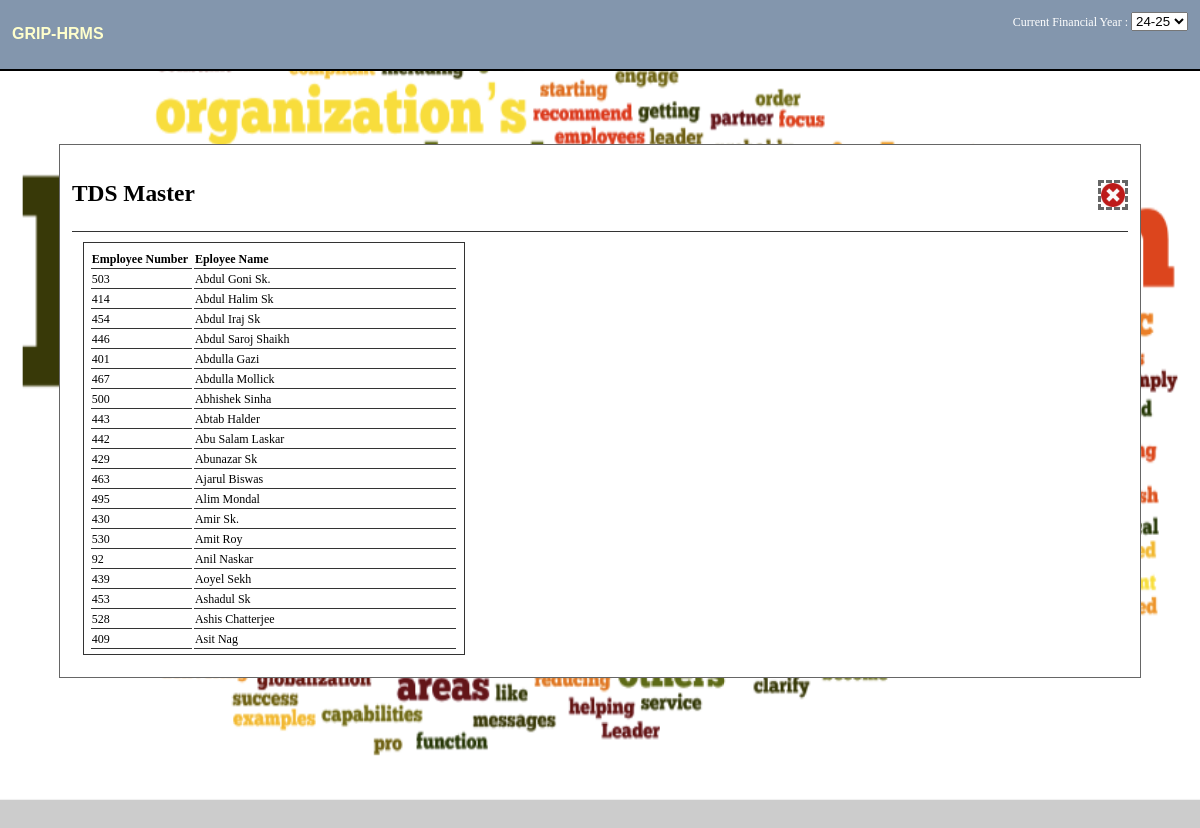
The app's page /master/tds/index.php with its own data.
### tables this page shows
CREATE TABLE IF NOT EXISTS `empmaster` (
  `empID` int(10) NOT NULL AUTO_INCREMENT,
  `empTyp` int(3) NOT NULL DEFAULT '0',
  `empCode` varchar(20) NOT NULL,
  `empName` varchar(300) NOT NULL,
  `empDob` date NOT NULL DEFAULT '0000-00-00',
  `empPhn` varchar(25) DEFAULT NULL,
  `empMob` varchar(25) DEFAULT NULL,
  `empPan` varchar(15) DEFAULT NULL,
  `empUID` varchar(25) DEFAULT NULL,
  `empMail` varchar(200) DEFAULT NULL,
  `empDoj` date NOT NULL DEFAULT '0000-00-00',
  `empDesig` int(3) NOT NULL DEFAULT '0',
  `empDept` int(5) NOT NULL DEFAULT '0',
  `empJobTyp` int(2) NOT NULL DEFAULT '0',
  `empRd` text,
  `empCity` varchar(100) DEFAULT NULL,
  `empZip` varchar(20) DEFAULT NULL,
  `empStat` varchar(100) DEFAULT NULL,
  `empCntry` varchar(100) DEFAULT NULL,
  `empPRd` text,
  `empPCity` varchar(100) DEFAULT NULL,
  `empPZip` varchar(20) DEFAULT NULL,
  `empPStat` varchar(100) DEFAULT NULL,
  `empPCntry` varchar(100) DEFAULT NULL,
  `empGName` varchar(200) DEFAULT NULL,
  `empGRel` varchar(200) DEFAULT NULL,
  `empMStat` int(1) NOT NULL DEFAULT '0',
  `empSName` varchar(200) DEFAULT NULL,
  `empSRel` varchar(100) DEFAULT NULL,
  `empESI` int(1) NOT NULL DEFAULT '0',
  `empEPF` int(1) NOT NULL DEFAULT '0',
  `empEPFNo` varchar(100) DEFAULT NULL,
  `empUAN` varchar(100) NOT NULL DEFAULT '0',
  `empEPFBf` double(20,2) NOT NULL DEFAULT '0.00',
  `empPComp` varchar(200) DEFAULT NULL,
  `basicPay` double(15,2) NOT NULL DEFAULT '0.00',
  `pfAmnt` double(15,2) NOT NULL DEFAULT '0.00',
  `empSex` int(1) NOT NULL DEFAULT '0',
  `empESINo` varchar(100) DEFAULT NULL,
  `createDate` date NOT NULL DEFAULT '0000-00-00',
  `modDate` date NOT NULL DEFAULT '0000-00-00',
  `oprID` int(5) NOT NULL DEFAULT '0',
  `empIndex` int(10) NOT NULL DEFAULT '0',
  `active` int(1) NOT NULL DEFAULT '1',
  `empReligion` int(1) NOT NULL DEFAULT '0',
  `empSubGrp` int(1) NOT NULL DEFAULT '0',
  PRIMARY KEY (`empID`),
  UNIQUE KEY `empCode` (`empCode`)
);

### config/setup.inc (called while the page is built, shortened)
<?php
$rf="hr";
$app['info']['name']="GRIP-HRMS";
$app['info']['path']=$_SERVER['DOCUMENT_ROOT']."/$rf/";
$app['info']['url']="http://".$_SERVER['HTTP_HOST']."/$rf/";
$app['info']['develop']="APJ SYSTEMS";
require ($app['info']['path']."config/setup.php");
?>

### config/setup.php (called while the page is built, shortened)
<?php
$url=$app['info']['url'];
$rurl=$url."resource/";
require ($app['info']['path']."lib/header/HeaderLink.php");
?>

### lib/header/HeaderLink.php (called while the page is built, shortened)
<?
require ($app['info']['path']."class/dbsql.php");
require ($app['info']['path']."class/misc_class.php");
$obj=new dbsql();
$misc=new misc();
?>

### class/dbsql.php (called while the page is built, shortened)
<?php
class dbsql{
	var $lnk;
	public function Connect($host,$user,$pass,$db){
		$dsn="mysql:host=$host;dbname=$db;charset=utf8";
		$this->lnk=new PDO($dsn, $user, $pass);
		$this->lnk->setAttribute(PDO::ATTR_ERRMODE, PDO::ERRMODE_EXCEPTION);
	}
	public function Select($tbl, $param=""){
		$sql="select * from $tbl";
		try {
			$res=$this->lnk->query($sql);
		} catch (Exception $e) {
			$res= 'ERROR: ' . $e->getMessage();
		}
		return $res;
	}
	public function FetchRow($res){
		$fres=$res->fetch(PDO::FETCH_NUM);
		return $fres;
	}
	public function Distinct($tbl, $fld, $param=""){
		$sql="select distinct($fld) from $tbl";
		try {
			$res=$this->lnk->query($sql);
		} catch (Exception $e) {
			$res= 'ERROR: ' . $e->getMessage();
		}
		return $res;
	}
}
?>

### class/misc_class.php (called while the page is built, shortened)
<?php
class misc {
	public function CurrentFinYear($year, $month){
		if  ($month<4){
			$cur_year=$year-1;
			$next_year=$year;
		}else{
			$cur_year=$year;
			$next_year=$year+1;
		}
		$fin_year=$cur_year."-".$next_year;
		return $fin_year;
	}
}
?>

### master/tds/index.php (the view, shortened to what this page needs)
<?
require ("../../config/setup.inc");
require($rpath."pageDesign.tmp.php");
$ec=$_REQUEST['ec'];
?>
<div class="contDiv">
	<div id="heading" align="left"><h3><strong>TDS Master</strong><input type="image" align="right" border="1" src="<?= $rurl?>images/close.png" width="24" height="24" alt="Close" title="Close" style="cursor:pointer; margin:2; padding:9; border:#666666; border-style:dashed" onclick="navigate('../../index.php');" /></h3></div>
<div class="displayBox" style="width:35%; height:400px; overflow:auto;">
  <table width="100%" border="0">
    <tr style="border-bottom:thick">
      <td width="115" style="border-bottom:solid 1px #333333;"><strong>Employee Number </strong></td>
      <td width="314" style="border-bottom:solid 1px #333333;"><strong>Eployee Name</strong> </td>
    </tr>
	<? if($ec){
			$empRes=$obj->select("empmaster","empCode='$ec'");
		}else{
			$empRes=$obj->select("empmaster order by empName");
		}
		while($empFres=$obj->fetchrow($empRes)){
	?>
    <tr onclick="getEmp(<?=$empFres[2]?>);" style="cursor:pointer">
      <td style="border-bottom:solid 1px #333333;"><?=$empFres[2]?></td>
      <td style="border-bottom:solid 1px #333333;"><?=$empFres[3]?></td>
    </tr>
	<?
	}?>
  </table>
</div>
</div>

### resource/pageDesign.tmp.php (shortened to what this page needs)
<!DOCTYPE html PUBLIC "-//W3C//DTD XHTML 1.0 Transitional//EN" "http://www.w3.org/TR/xhtml1/DTD/xhtml1-transitional.dtd">
<html xmlns="http://www.w3.org/1999/xhtml">
<head>
<?
$fyr=($_SESSION['fyr']) ? $_SESSION['fyr'] : $misc->CurrentFinYear(date('y'), date('m'));
?>
<center>
<div id="topHead">
	<div id="hdLftDiv">
		<?
					print "<h2 style='font-family:arial; font-size:12pt;'>".$app['info']['name']."</h2>";
		?>
	</div>
	<div id="hdRghtDiv">
		Current Financial Year :
		<select name="fyr" id="fyr" onchange="changeFY(this.value, '<?= $url?>');">
			<?php
			$disRes=$obj->distinct("empsaldet  order by finYear desc", "finYear");
			while ($disFres=$obj->fetchrow($disRes)){
				if ($fyr == $disFres[0]){
					print "<option value='$disFres[0]' selected>$disFres[0]</option>";
				}else{
					print "<option value='$disFres[0]' selected>$fyr</option>";
				}
			}
			?>
		</select>
		</div>
</div>
<div id="mainDiv">

### records on screen
empmaster: empCode "503", empName "Abdul Goni Sk."
empmaster: empCode "414", empName "Abdul Halim Sk"
empmaster: empCode "454", empName "Abdul Iraj Sk"
empmaster: empCode "446", empName "Abdul Saroj Shaikh"
empmaster: empCode "401", empName "Abdulla Gazi"
empmaster: empCode "467", empName "Abdulla Mollick"
empmaster: empCode "500", empName "Abhishek Sinha"
empmaster: empCode "443", empName "Abtab Halder"
empmaster: empCode "442", empName "Abu Salam Laskar"
empmaster: empCode "429", empName "Abunazar Sk"
empmaster: empCode "463", empName "Ajarul Biswas"
empmaster: empCode "495", empName "Alim Mondal"
empmaster: empCode "430", empName "Amir Sk."
empmaster: empCode "530", empName "Amit Roy"
empmaster: empCode "92", empName "Anil Naskar"
empmaster: empCode "439", empName "Aoyel Sekh"
empmaster: empCode "453", empName "Ashadul Sk"
empmaster: empCode "528", empName "Ashis Chatterjee"
empmaster: empCode "409", empName "Asit Nag"

### other values on screen
$app['info']['name'] "GRIP-HRMS"
form field fyr "24-25"
